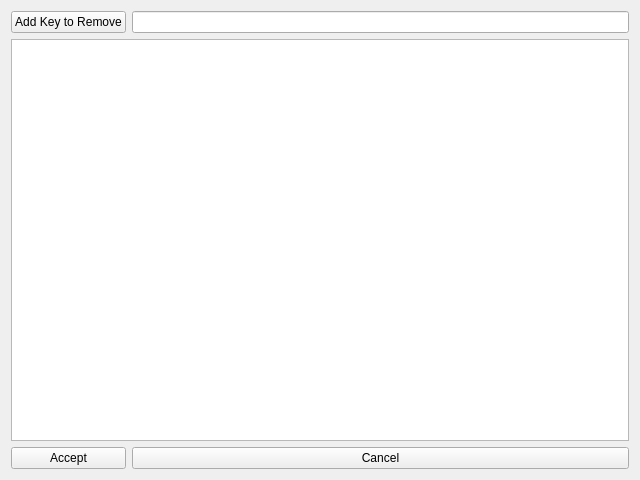
<?xml version="1.0" encoding="UTF-8"?>
<ui version="4.0">
 <class>CleanUpWindow</class>
 <widget class="QWidget" name="CleanUpWindow">
  <property name="geometry">
   <rect>
    <x>0</x>
    <y>0</y>
    <width>640</width>
    <height>480</height>
   </rect>
  </property>
  <property name="windowTitle">
   <string>Form</string>
  </property>
  <layout class="QGridLayout" name="gridLayout">
   <item row="2" column="1">
    <widget class="QPushButton" name="cancelButton">
     <property name="text">
      <string>Cancel</string>
     </property>
    </widget>
   </item>
   <item row="2" column="0">
    <widget class="QPushButton" name="acceptButton">
     <property name="text">
      <string>Accept</string>
     </property>
    </widget>
   </item>
   <item row="1" column="0" colspan="2">
    <widget class="QListWidget" name="itemsToKeep">
     <property name="viewMode">
      <enum>QListView::ListMode</enum>
     </property>
    </widget>
   </item>
   <item row="0" column="0">
    <widget class="QPushButton" name="addKeyToRemoveButton">
     <property name="text">
      <string>Add Key to Remove</string>
     </property>
    </widget>
   </item>
   <item row="0" column="1">
    <widget class="QLineEdit" name="keyLineEdit"/>
   </item>
  </layout>
 </widget>
 <resources/>
 <connections/>
</ui>
